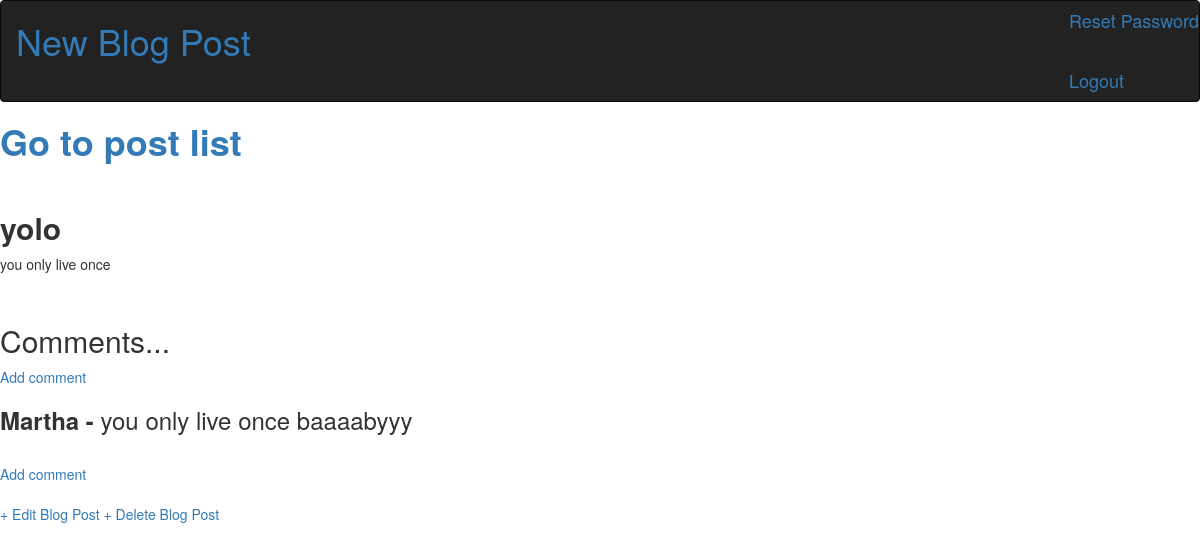
Before: /post/5/ (signed in) with the older database file.
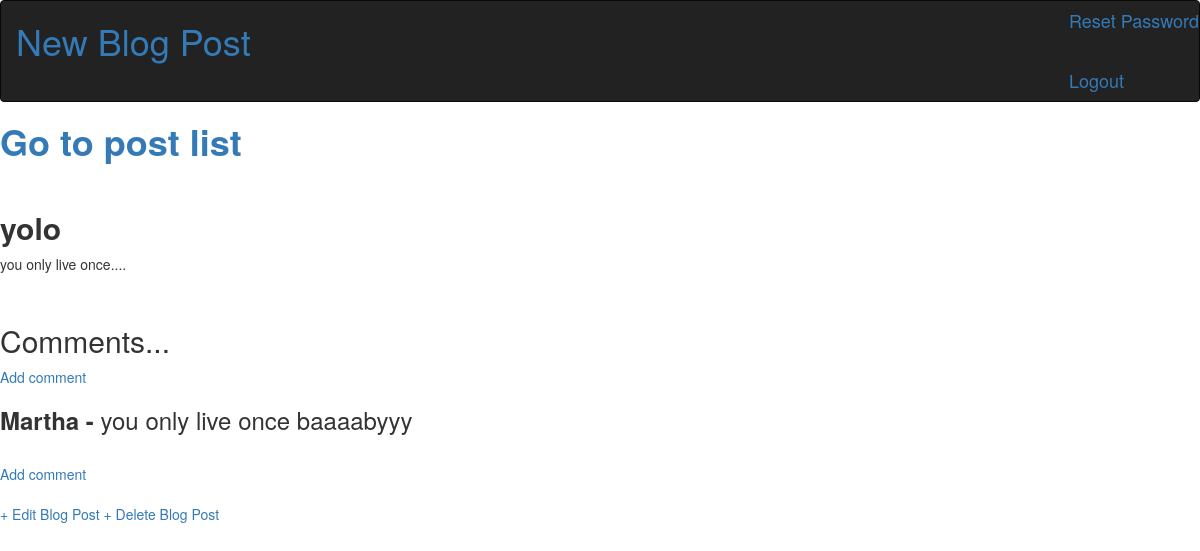
After: the same page with the newer database file.
### blog/models.py (models this page shows, shortened)
class Post(models.Model):
    title = models.CharField(max_length=200)
    author = models.ForeignKey('auth.User', on_delete=models.CASCADE)
    body = models.TextField()
    objects = PostManager

### blog/views.py (the view)
# urls.py: path('post/<int:pk>/', BlogDetailView.as_view(), name='post_detail'),
class BlogDetailView(DetailView):
    model = Post
    template_name = 'post_detail.html'

### templates/post_detail.html (shortened to what this page needs)
{% extends 'home2.html' %}
{% if user.is_authenticated %}
	{% block content %}
			<div>
				<h1>
					<strong>
						<a href="{% url 'home2' %}"> Go to post list </a>
					</strong>
				</h1>
			</div>
			<div class="post-entry">
				<link rel="stylesheet" href="https://maxcdn.bootstrapcdn.com/bootstrap/3.4.1/css/bootstrap.min.css">
				<h2>
					<strong>
						{{ post.title }}
					</strong>
				</h2>
				<p> {{ post.body }}</p>
				<br>
				<h2>Comments...</h2>
					{% if not post.comments.all %}
						No comments Yet...<a href="{% url 'new_comment' post.pk %}">
						Add one</a>
						<br>
					{% elif post.comments.all %}
					<a href="{% url 'new_comment' post.pk %}">Add comment</a>
					<br>
							{% for comment in post.comments.all %}
								<h3>
									<strong>
										{{comment.name}} -
									</strong>
									{{comment.comment}}
								</h3>
							{% endfor %}
					{% endif %}
				<br>
				<a href="{% url 'new_comment' post.pk %}">Add comment</a>
			</div>
				{% if user.is_authenticated %}
					<link rel="stylesheet" href="https://maxcdn.bootstrapcdn.com/bootstrap/3.4.1/css/bootstrap.min.css">
					<a href="{% url 'post_edit' post.pk %}">+ Edit Blog Post</a>
					<a href="{% url 'post_delete' post.pk %}">+ Delete Blog Post</a>
				{% else %}
				You are not logged in, therefore can't make changes
				{% endif %}
	{% endblock %}
{% else %}
You are not logged in, therefore can't make changes
{% endif %}

Changed rows visible on the page:
changed Post "yolo": body "you only live once" → "you only live once...."
